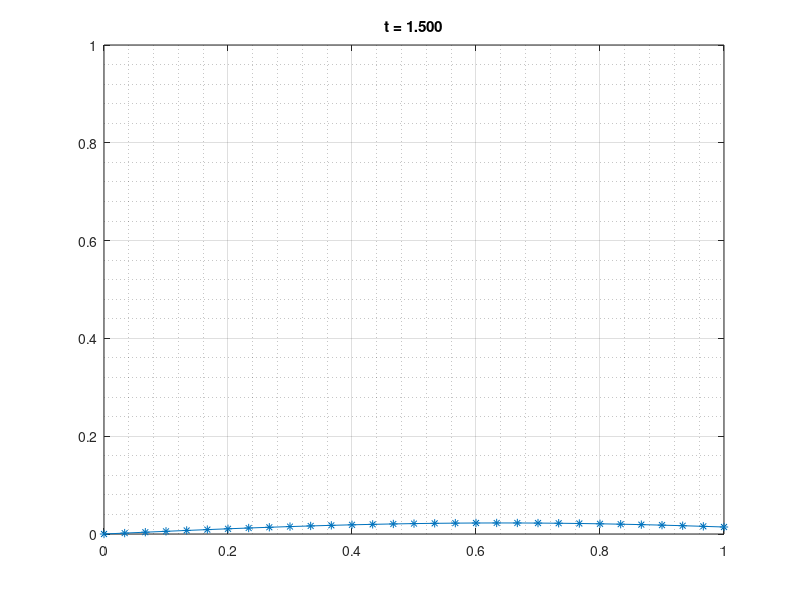

The MATLAB source for this figure:
% difusionrobindf1dimpl_fix.m
L = 1; T = 1.5; k = 1;
f = @(x,t)(10*exp(-100*(x-.5).^2).*(t<1.0));  % fuente hasta t=1
a = @(t)(0);
H1 = 3; H2 = 3; uE = @(t)(0);
u0 = @(x)(zeros(size(x)));

N = 30;
h = L/N;

% fijamos deltat y recalculamos lambda correctamente
deltat = 0.005;
lambda = k * deltat / h^2;    % <<< importante: consistente con deltat

% Condicion inicial
X = linspace(0,L,N+1)';       % nodos fisicos 1..N+1
U = u0(X);                    % U(1:N+1)
% añadimos nodo fantasma U(N+2) inicial usando la formula de Robin
U(N+2) = (H2*uE(0)-H1*U(N+1))*2*h/k + U(N);

ejes = [0 L 0 1];
figure(1); plot(X,U(1:N+1));
title('t = 0');
axis(ejes); pause(0.01)

% Armado de la matriz (tamaño N+2 para incluir la fila de la ecuacion Robin)
unos = ones(N+2,1);
columnas = [-lambda*unos (1+2*lambda)*unos -lambda*unos];
matriz = spdiags(columnas, [-1 0 1], N+2, N+2);

% fila Dirichlet en x=0
matriz(1,1:3) = [1 0 0];

% fila Robin: -U_N + (2*h*H1/k)*U_{N+1} + 1*U_{N+2} = 2*h*H2/k * uE
% (coincide con tu construcción original)
matriz(N+2, N:N+2) = [-1 2*h*H1/k 1];

% Resolución temporal
F = zeros(N+2,1);
for t = deltat:deltat:T
    % condiciones en el vector U en tiempo n (lado derecho)
    U(1) = a(t);        % Dirichlet en x=0 evaluado en t (estás usando BE -> t^{n+1})
    % NO sobrescribir U(N+2) aquí. La ecuacion Robin está representada en la matriz.

    % Construyo el término fuente en t^{n+1} (Backward Euler)
    F = [0; f(X(2:N+1), t); 0];   % f para nodos 2..N+1, y cero en filas de BCs

    lado_derecho = U + deltat * F;

    % Ahora ajustar el término RHS para la fila de Robin:
    % Recordá que la ecuación de Robin que pusimos en la matriz tiene RHS = 2*h*H2/k*uE(t)
    lado_derecho(N+2) = 2*h*H2/k * uE(t);

    % Resolver sistema implícito
    U = matriz \ lado_derecho;

    % graficar
    figure(1);
    plot(X, U(1:N+1), '*-');
    title(sprintf('t = %5.3f', t));
    axis(ejes);
    grid on; grid minor
    pause(0.01);
end

